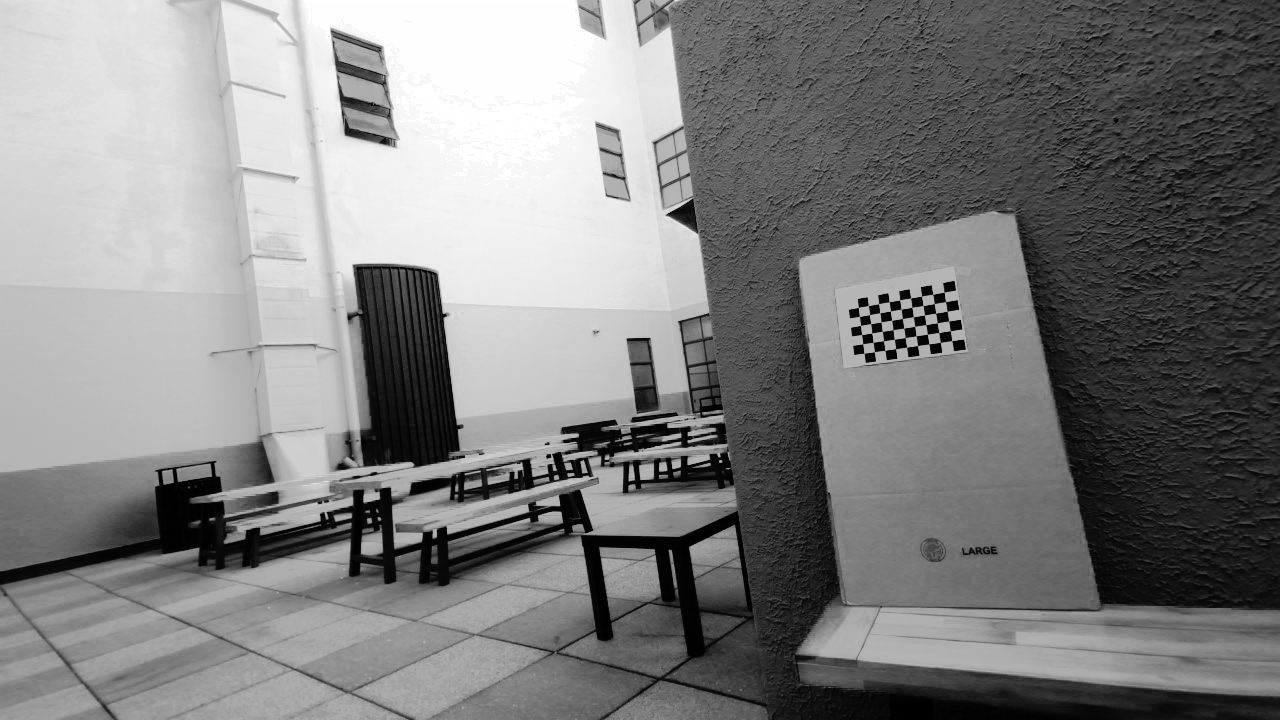
#> input picture example/outside_checker_straight/color-10.png, 1280 x 720 px; its folder holds only this picture in this run
$ python callibrate_sdk_intrinsics.py   (older library calls are emulated)
#> lines starting #> are read from the running program, lines starting #| are printed output that depends on the picture; after the words box and inside, x2 and y2 are one past the last pixel; in counts of white or black regions, pixels touching at a corner belong together; long printed decimals are rounded
#!/usr/bin/env python

import cv2
import numpy as np
import os
import glob
import itertools
import json
from numpy.core.fromnumeric import argmax


# Defining the dimensions of checkerboard
CHECKERBOARD = (6,9)
criteria = (cv2.TERM_CRITERIA_EPS + cv2.TERM_CRITERIA_MAX_ITER, 30, 0.001)

# Creating vector to store vectors of 3D points for each checkerboard image
objpoints = []
# Creating vector to store vectors of 2D points for each checkerboard image
imgpoints_color = []
imgpoints_ir = []

# Defining the world coordinates for 3D points
objp = np.zeros((1, CHECKERBOARD[0] * CHECKERBOARD[1], 3), np.float32)
objp[0,:,:2] = np.mgrid[0:CHECKERBOARD[0], 0:CHECKERBOARD[1]].T.reshape(-1, 2)
prev_img_shape = None


# Extracting path of individual image stored in a given directory
imageDir = 'outside_checker_straight' #equalizedImagesNearBetter (Equalized R and Equalized IR, most promising)
#Demo on:
#equalizedImagesFarBetter (Equalized R and Scaled Equalized IR, noisy)
#only_ir_scaled_image_set (R and Scaled IR, resembles SDK viewer)
#both_hist_equalized_image_set1 (Equalized R Equalized IR additional set)

for camType in ['color', 'ir']:
    images = glob.glob('./' + imageDir + '/' + camType + '*.png')
    for fname in images:
        img = cv2.imread(fname, cv2.IMREAD_UNCHANGED)
#> img is the input picture: shape (720, 1280); min 0, max 255, mean 128.3

        if camType == 'color':
            gray = img
        else: # Convert IR from 16 bit gray scale to 8 bit gray scale
            gray = (img / 256).astype(np.uint8)

        # Find the chess board corners
        # If desired number of corners are found in the image then ret = true

        ret, corners = cv2.findChessboardCorners(gray, CHECKERBOARD, 0)
#> ret = True; corners = 54 rows, first 8: [944.1, 292.3], [945.5, 301.5], [947.2, 311.4], [948.6, 320.9], [950.4, 330.7], [951.7, 340.5], [932.6, 294.4], [934.3, 303.6]

        """
        If desired number of corner are detected,
        we refine the pixel coordinates and display
        them on the images of checker board
        """
        if ret == True:
            if camType == 'color': #only needs to create obj coordinates once
                objpoints.append(objp)
            # refining pixel coordinates for given 2d points.

            corners2 = cv2.cornerSubPix(gray, corners, (11,11),(-1,-1), criteria)
#> corners2 = 54 rows, first 8: [939.1, 297.9], [940.6, 307.5], [942.2, 317.1], [943.7, 326.7], [943.7, 326.7], [945.3, 336.4], [928, 299.7], [928.7, 309.4]

            if camType == 'color':
                imgpoints_color.append(corners2)
            else: # IR camera
                imgpoints_ir.append(corners2)

            # Draw and display the corners
            gray = cv2.drawChessboardCorners(gray, CHECKERBOARD, corners2, ret)
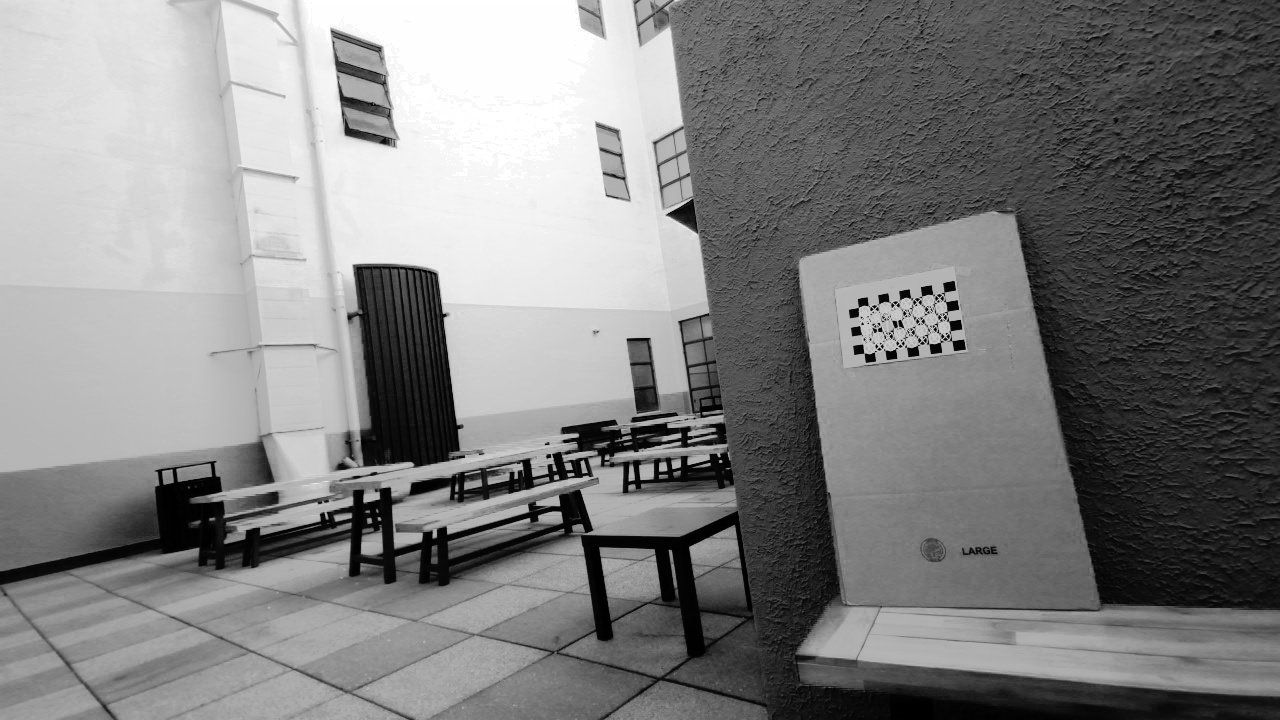
#> gray: shape (720, 1280); 0.43% of pixels changed, all inside (x1, y1, x2, y2) = (858, 292, 952, 355)
        else:
            print('Delete:', fname)

        # cv2.imshow('img', gray)
        # cv2.waitKey(0)

    cv2.destroyAllWindows()

    h,w = gray.shape[:2]
#> h = 720; w = 1280
    print('type:', camType, 'height:', h, 'width:', w)
#| type: color height: 720 width: 1280

    """
    Performing camera calibration by
    passing the value of known 3D points (objpoints)
    and corresponding pixel coordinates of the
    detected corners (imgpoints)
    """
    if camType == 'color':
        ret1, mtx1, dist1, rvecs1, tvecs1 = cv2.calibrateCamera(objpoints, imgpoints_color, (w, h), None, None)
#> ret1 = 4.18; mtx1 = [[105.5, 0, 557], [0, 314.3, 305], [0, 0, 1]]; dist1 = [[-0.0532, 0.00219, 0.0144, 0.00582, -2.85e-05]]; rvecs1 = ([0.374, 0.0987, 0.976],); tvecs1 = ([107.2, -13.68, 20.09],)
        print('Color camera callibration rms:', ret1)
#| Color camera callibration rms: 4.181
    else: #IR camera callibration
#> (the run stopped early here; a loop or call above may not have finished)
